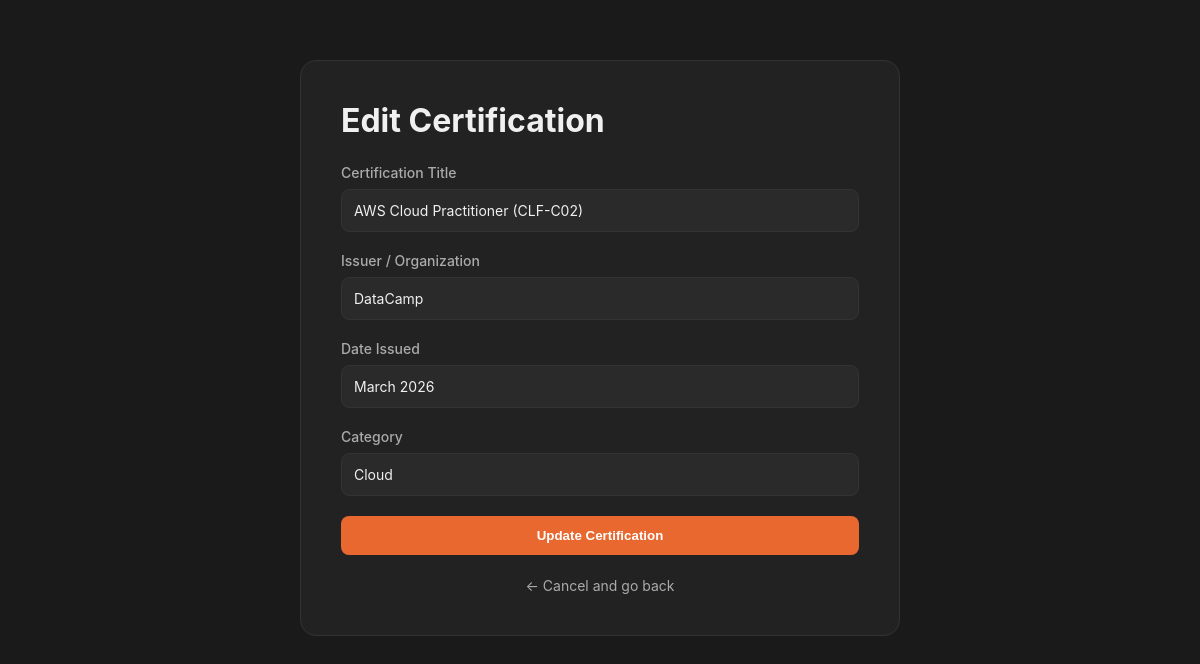
Screenshot of /admin/edit-cert.php?id=3 with the database file from the repository.
### tables this page shows
CREATE TABLE `certifications` (
  `id` int(11) NOT NULL,
  `title` varchar(255) NOT NULL,
  `issuer` varchar(255) NOT NULL,
  `cert_date` varchar(100) NOT NULL,
  `category` varchar(100) NOT NULL
);

### admin/edit-cert.php (the view, shortened to what this page needs)
<?php
require_once '../db.php';
$cert = null;
if (isset($_GET['id'])) {
    $stmt = $pdo->prepare("SELECT * FROM certifications WHERE id = ?");
    $stmt->execute([$_GET['id']]);
    $cert = $stmt->fetch(PDO::FETCH_ASSOC);
} else {
    header("Location: manage-certifications.php");
    exit;
}
?>
<!DOCTYPE html>
<html lang="en" data-theme="dark">
<head>
    <link rel="stylesheet" href="../css/style.css">
</head>
<body>
    <div class="admin-container">
        <h1 class="page-title" style="margin-bottom: 24px;">Edit Certification</h1>
        <form action="edit-cert.php?id=<?php echo $cert['id']; ?>" method="POST">
            <div class="form-group">
                <label>Certification Title</label>
                <input type="text" name="title" class="form-input" value="<?php echo htmlspecialchars($cert['title']); ?>">
            </div>
            <div class="form-group">
                <label>Issuer / Organization</label>
                <input type="text" name="issuer" class="form-input" value="<?php echo htmlspecialchars($cert['issuer']); ?>">
            </div>
            <div class="form-group">
                <label>Date Issued</label>
                <input type="text" name="cert_date" class="form-input" value="<?php echo htmlspecialchars($cert['cert_date']); ?>">
            </div>
            <div class="form-group">
                <label>Category</label>
                <input type="text" name="category" class="form-input" value="<?php echo htmlspecialchars($cert['category']); ?>">
            </div>
            <button type="submit" class="btn-submit">Update Certification</button>
        </form>
        <div style="text-align: center; margin-top: 20px;">
            <a href="manage-certifications.php" style="color: var(--text-secondary); text-decoration: none; font-size: 14px;">&larr; Cancel and go back</a>
        </div>
    </div>
</body>
</html>

### css/style.css (style rules this page uses)
:root { --bg-main: #1a1a1a; --bg-sidebar: #222222; --bg-card: #2a2a2a; --text-primary: #f0f0f0; --text-secondary: #aaaaaa; --accent: #e86830; --border: #333333; }
* { margin: 0; padding: 0; box-sizing: border-box; }
html { scroll-behavior: smooth; }
body { font-family: 'Inter', sans-serif; background-color: var(--bg-main); color: var(--text-primary); }
.page-title { font-size: 32px; font-weight: 700; color: var(--text-primary); margin-top: 0; margin-bottom: 32px; }
.form-input { flex: 1; background-color: var(--bg-card); border: 1px solid var(--border); border-radius: 8px; padding: 12px 16px; font-size: 14px; font-family: 'Inter', sans-serif; color: var(--text-primary); outline: none; transition: border-color 0.2s ease; }
.form-input::placeholder { color: var(--text-secondary); }
body, .sidebar, .main-content, .card, .cert-card, .skill-category, .form-input, .form-textarea, .nav-links { transition: background-color 0.3s ease, color 0.3s ease, border-color 0.3s ease, transform 0.2s ease; }

### admin/edit-cert.php (style rules this page uses)
.admin-container { max-width: 600px; margin: 60px auto; padding: 40px; background: var(--bg-sidebar); border-radius: 16px; border: 1px solid var(--border); }
.form-group { margin-bottom: 20px; }
.form-group label { display: block; margin-bottom: 8px; font-weight: 500; font-size: 14px; color: var(--text-secondary); }
.form-input { width: 100%; background: var(--bg-card); border: 1px solid var(--border); color: var(--text-primary); padding: 12px; border-radius: 8px; font-family: 'Inter', sans-serif; }
.btn-submit { background: var(--accent); color: white; border: none; padding: 12px 24px; border-radius: 8px; font-weight: 600; cursor: pointer; width: 100%; transition: opacity 0.2s; }

### rows the page displays
certifications: title "AWS Cloud Practitioner (CLF-C02)", issuer "DataCamp", cert_date "March 2026", category "Cloud"
